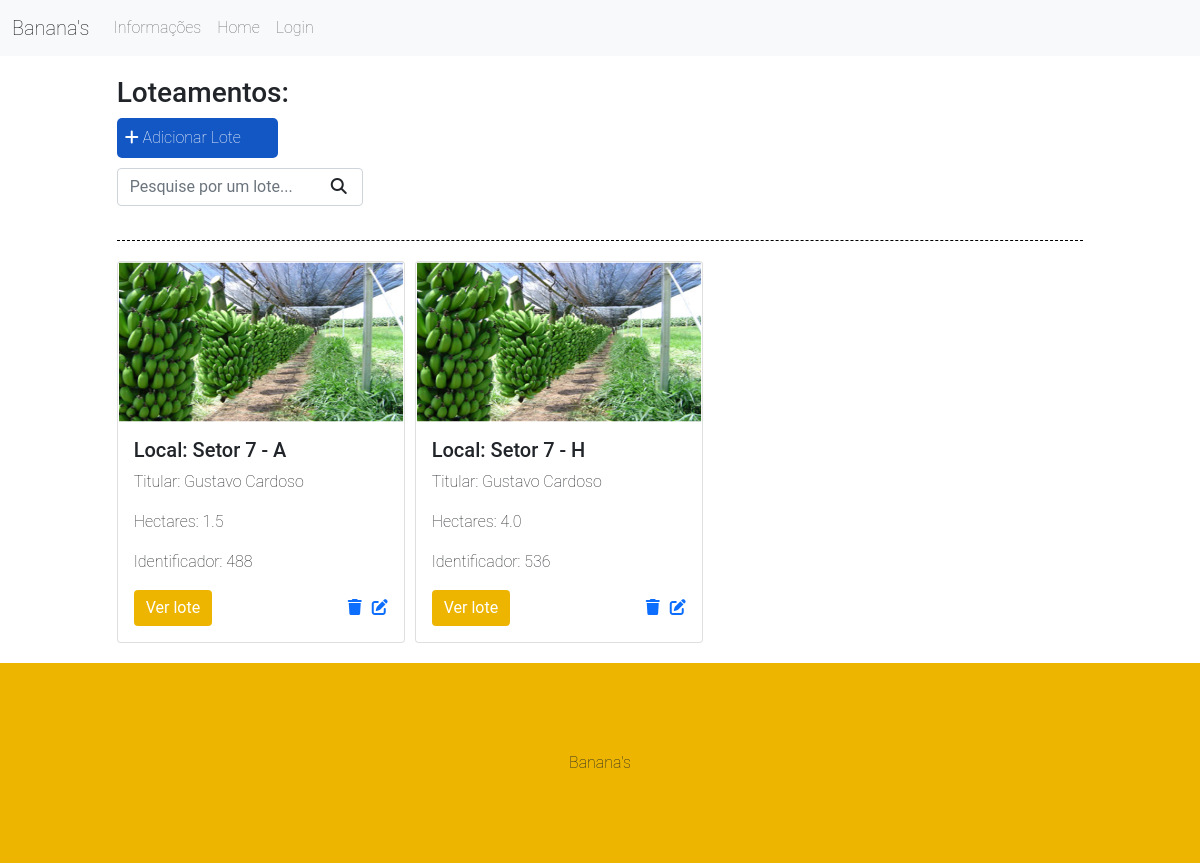
/, run on an earlier commit of the app's database.
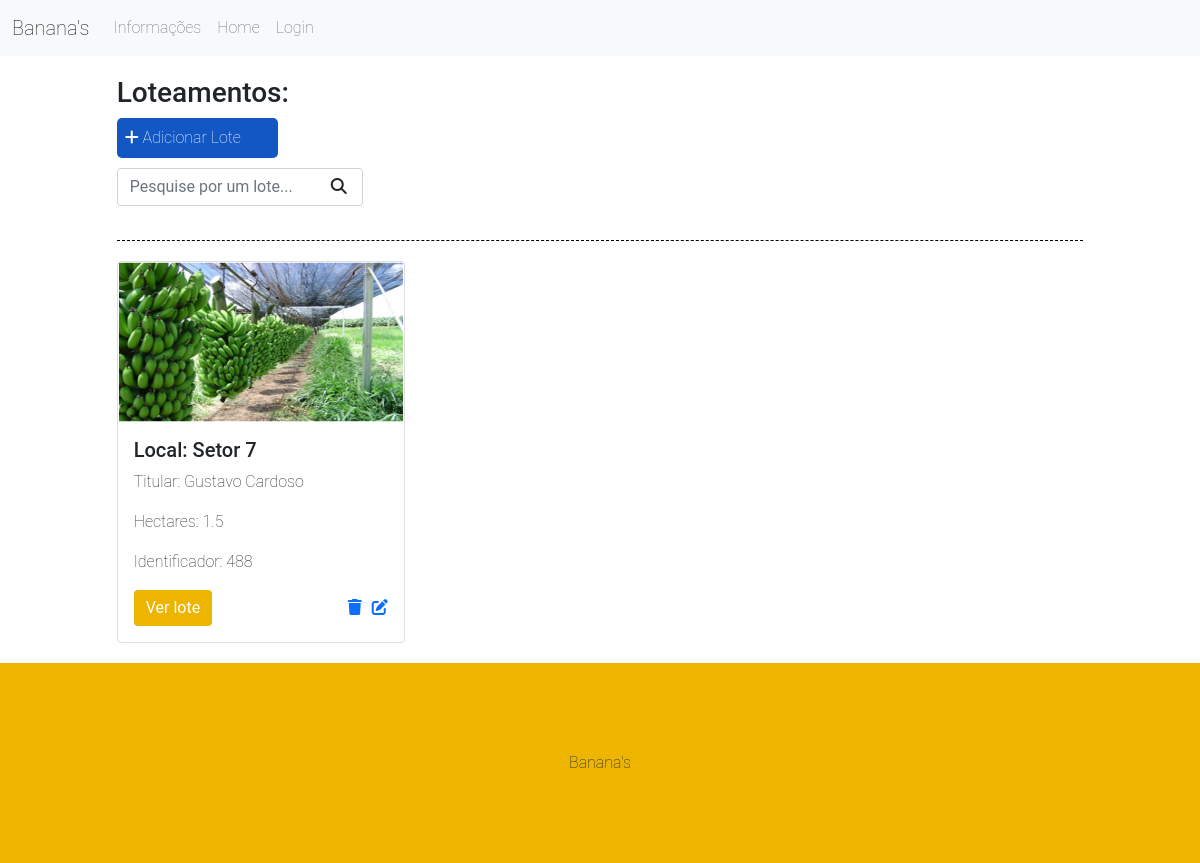
And on a later commit of the database.
### bananas/models.py (models this page shows)
class Lots(models.Model):
    nome_titular = models.CharField(max_length=255)
    local = models.CharField(max_length=255)
    hectares = models.FloatField()
    numero = models.IntegerField()
    img = models.ImageField(default='img/lote.png')

### bananas/views.py (the view)
# urls.py: path('', views.listLots, name='Lotes'),
def listLots(request):
    if request.method == 'POST':
        form = LotForm(request.POST)
        if form.is_valid():
            form.save()
            return redirect('/')
        else:
            form = LotForm()
            return render(request, 'partials/list-lots.html', {'form': form})
    else:
        form = LotForm()
        search = request.GET.get('search')
        if search:
            lots = Lots.objects.filter(local__icontains=search)
        else:
            lots = Lots.objects.all()
        return render(request, 'partials/list-lots.html', {'lots':lots, 'form': form})

### bananas/forms.py
class LotForm(forms.ModelForm):
    class Meta:
        model = Lots
        fields = ('nome_titular', 'local', 'hectares', 'numero')

### bananas/templates/partials/list-lots.html (shortened to what this page needs)
{% extends 'base.html'%}
{% block content %}
{% load static %}
<main>
<div class="offset-1 col-10 list-div">
    <h3>Loteamentos:</h3>
    <div>
        <div id="add-lot" class="col-2 add-div">
            <i class="fas fa-plus"></i> Adicionar Lote
        </div>
    </div>
    <div class="col-9 search-div">
        <form method="GET" id='search-form'>
            <input class="form-control" type="text" id="search" name="search" placeholder="Pesquise por um lote... " value="{{ request.GET.search }}">
            <i class="fa-solid fa-magnifying-glass" id="search-btn"></i>
        </form>
    </div>
    <div class="division"></div>
    <div class="list-lots">
        {% for lot in lots %}
            <div class="card" style="width: 18rem;">
                <img src="{% static 'img/lote.png' %}" class="card-img-top" alt="..." style="height: 10rem; ">
                <div class="card-body">
                    <h5 class="card-title">Local: {{lot.local}}</h5>
                    <p class="card-text">Titular: {{lot.nome_titular}}</p>
                    <p class="card-text">Hectares: {{lot.hectares}}</p>
                    <p class="card-text">Identificador: {{lot.numero}}</p>
                    <div class="lot-bottom">
                        <a href="/lot/{{lot.id}}" class="btn btn-primary">Ver lote</a>
                        <div class="options">
                            <span><a href="/deleteLot/{{lot.id}}"><i class="fas fa-trash"></i></a></span>
                            <span><a href="/edit/{{lot.id}}"><i class="fas fa-edit"></i></a></span>
                        </div>
                    </div>
                </div>
            </div>
        {% endfor %}
    </div>
</div>
</main>
{% endblock %}

What changed in the data, as far as the page shows it:
removed Lots: local "Setor 7 - A", nome_titular "Gustavo Cardoso", hectares "1.5", numero "488"
removed Lots: local "Setor 7 - H", nome_titular "Gustavo Cardoso", hectares "4.0", numero "536"
added Lots: local "Setor 7", nome_titular "Gustavo Cardoso", hectares "1.5", numero "488"
